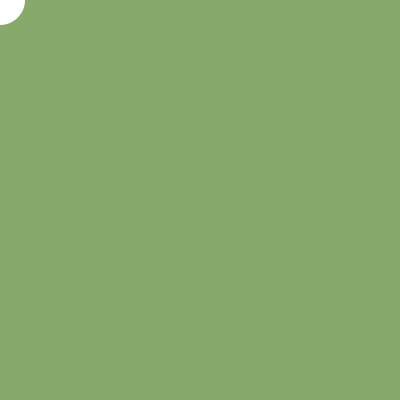
Frame 1 (no input)
Frame 60 (the mouse pressed at the canvas centre just before this capture): identical to frame 1, image omitted
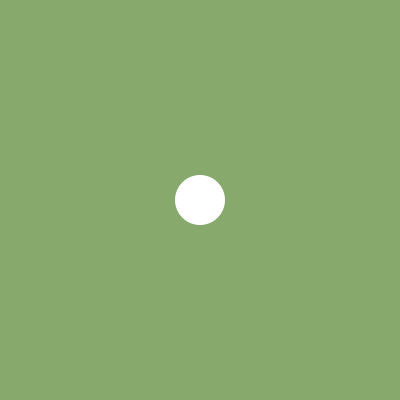
Frame 120 (the mouse held since frame 60 and released just before this capture)

The Processing sketch that drew these frames (run headless with seeded random() and noise(); from frame 60 on, the mouse is pressed at the canvas centre):

// Processing sketch: processing_97969
// ── processing_97969.pde

float x;
float y;
float easing = 1;

void setup() {
  size(400, 400); 
  noStroke();  
}

void draw() { 
  background(#87A96B);
  
  float targetX = mouseX;
  float dx = targetX - x;
  if(abs(dx) > 1) {
    x += dx * easing;
  }
  
  float targetY = mouseY;
  float dy = targetY - y;
  if(abs(dy) > 1) {
    y += dy * easing;
  }
  
  ellipse(x, y, 50, 50);
}
